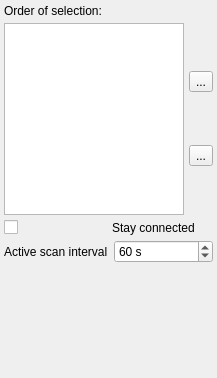
<ui version="4.0" >
 <class>RoamingBase</class>
 <widget class="QWidget" name="RoamingBase" >
  <property name="geometry" >
   <rect>
    <x>0</x>
    <y>0</y>
    <width>217</width>
    <height>378</height>
   </rect>
  </property>
  <property name="windowTitle" >
   <string>Roaming</string>
  </property>
  <layout class="QVBoxLayout" >
   <property name="margin" >
    <number>4</number>
   </property>
   <property name="spacing" >
    <number>5</number>
   </property>
   <item>
    <widget class="QLabel" name="label_2" >
     <property name="text" >
      <string>Order of selection:</string>
     </property>
    </widget>
   </item>
   <item>
    <layout class="QHBoxLayout" >
     <property name="margin" >
      <number>0</number>
     </property>
     <property name="spacing" >
      <number>5</number>
     </property>
     <item>
      <widget class="QListWidget" name="knownNetworks" >
       <property name="sizePolicy" >
        <sizepolicy>
         <hsizetype>4</hsizetype>
         <vsizetype>7</vsizetype>
         <horstretch>0</horstretch>
         <verstretch>0</verstretch>
        </sizepolicy>
       </property>
      </widget>
     </item>
     <item>
      <layout class="QVBoxLayout" >
       <property name="margin" >
        <number>0</number>
       </property>
       <property name="spacing" >
        <number>5</number>
       </property>
       <item>
        <widget class="QToolButton" name="up" >
         <property name="text" >
          <string>...</string>
         </property>
        </widget>
       </item>
       <item>
        <widget class="QToolButton" name="down" >
         <property name="text" >
          <string>...</string>
         </property>
        </widget>
       </item>
      </layout>
     </item>
    </layout>
   </item>
   <item>
    <layout class="QHBoxLayout" >
     <property name="margin" >
      <number>0</number>
     </property>
     <property name="spacing" >
      <number>6</number>
     </property>
     <item>
      <widget class="QCheckBox" name="autoConnect" >
       <property name="text" >
        <string/>
       </property>
      </widget>
     </item>
     <item>
      <widget class="QLabel" name="autoConnectLabel" >
       <property name="text" >
        <string>Stay connected</string>
       </property>
       <property name="wordWrap" >
        <bool>true</bool>
       </property>
      </widget>
     </item>
    </layout>
   </item>
   <item>
    <layout class="QHBoxLayout" >
     <property name="margin" >
      <number>0</number>
     </property>
     <property name="spacing" >
      <number>6</number>
     </property>
     <item>
      <widget class="QLabel" name="timeoutLabel" >
       <property name="sizePolicy" >
        <sizepolicy>
         <hsizetype>5</hsizetype>
         <vsizetype>5</vsizetype>
         <horstretch>0</horstretch>
         <verstretch>0</verstretch>
        </sizepolicy>
       </property>
       <property name="text" >
        <string>Active scan interval</string>
       </property>
       <property name="wordWrap" >
        <bool>true</bool>
       </property>
      </widget>
     </item>
     <item>
      <widget class="QSpinBox" name="timeout" >
       <property name="specialValueText" >
        <string/>
       </property>
       <property name="suffix" >
        <string comment="Seconds" > s</string>
       </property>
       <property name="maximum" >
        <number>100000</number>
       </property>
       <property name="minimum" >
        <number>10</number>
       </property>
       <property name="singleStep" >
        <number>10</number>
       </property>
       <property name="value" >
        <number>60</number>
       </property>
      </widget>
     </item>
    </layout>
   </item>
   <item>
    <spacer>
     <property name="orientation" >
      <enum>Qt::Vertical</enum>
     </property>
     <property name="sizeHint" >
      <size>
       <width>4</width>
       <height>41</height>
      </size>
     </property>
    </spacer>
   </item>
  </layout>
 </widget>
 <resources/>
 <connections/>
</ui>
